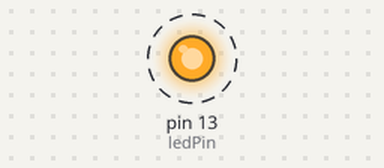
Simulated run of this sketch. Board: Arduino Uno, built with avr-gcc and run on an emulated ATmega328P. Parts: output pins drawn as LEDs (lit = HIGH). Dashed ring = blinking.

Above: at 0.2 s.
Timing chart, 0 to 3.0 s (numbered marks = the images above):
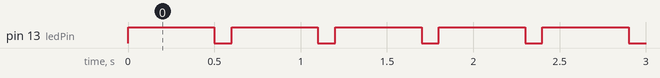

The sketch:

EjercisioUno.ino
```cpp
/*Led parpadeante. Se trata de conectar un led al pin 13, haciendo que luzca durante
500 ms y que se apague durante 100 ms, este proceso se repetirá cíclicamente.*/
const int ledPin = 13;

void setup() {
  pinMode(ledPin, OUTPUT); // Configura el pin 13 como salida
}

void loop() {
  digitalWrite(ledPin, HIGH); // Enciende el LED
  delay(500); // Espera 500 ms (medio segundo)

  digitalWrite(ledPin, LOW); // Apaga el LED
  delay(100); // Espera 100 ms (una décima de segundo)
}
```

Measured:
- by itself, pin 13 (ledPin): alternates HIGH for 0.50 s and LOW for 0.10 s
